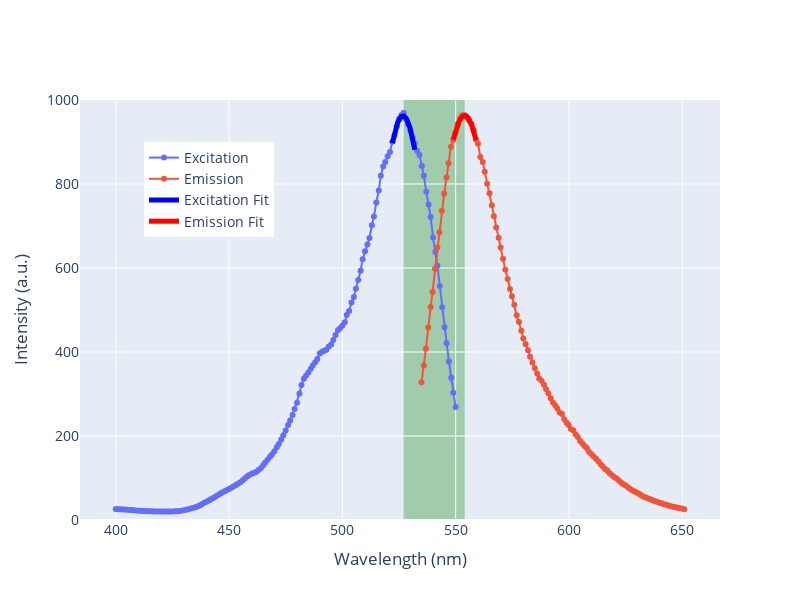

The notebook cell saved with this chart:
### Code cell
x_ecc = np.linspace(ecc_lambda[max_index_ecc_int-d], ecc_lambda[max_index_ecc_int+d], 1000)
y_ecc = parabola(x_ecc, *popt_ecc)

x_emi = np.linspace(emi_lambda[max_index_emi_int-d], emi_lambda[max_index_emi_int+d], 1000)
y_emi = parabola(x_emi, *popt_emi)

fig = go.Figure()
fig.add_trace(go.Scatter(x=ecc_lambda, y=ecc_int,
                    mode='lines+markers',
                    name='Excitation'))
fig.add_trace(go.Scatter(x=emi_lambda, y=emi_int,
                    mode='lines+markers',
                    name='Emission'))

fig.add_trace(go.Scatter(x=x_ecc, y=y_ecc,
                    mode='lines',
                    name='Excitation Fit',
                    line=dict(color='blue', width=5)))

fig.add_trace(go.Scatter(x=x_emi, y=y_emi,
                    mode='lines',
                    name='Emission Fit',
                    line=dict(color='red', width=5)))

fig.add_shape(
    name='Stokes Shift',
    type="rect",
    x0=ecc_lambda[max_index_ecc_int], x1=emi_lambda[max_index_emi_int],
    y0=0, y1=1000,
    fillcolor="green",
    opacity=0.3,
    layer="below",
    line_width=0,
)

fig.update_layout(
    xaxis_title='Wavelength (nm)',
    yaxis_title='Intensity (a.u.)',
    height=600,
    width=800,
    yaxis=dict(range=[0, 1000]),
    legend=dict(x=0.1, y=0.9),
    font=dict(size=14))

fig.write_html(dir_path + "/html/stokeshift.html")
fig.write_image(dir_path + "/images/stokeshift.png")
fig.show()

### Figure 1 — Plotly figure (JSON) as saved in the notebook; plotly's stock layout.template omitted (floating-point values rounded to 4 significant figures; data arrays with more than 128 entries replaced by an {"elided": "..."} marker saying what was removed)
{"data": [{"mode": "lines+markers", "name": "Excitation", "type": "scatter", "x": {"elided": "151 float values"}, "y": {"elided": "151 float values"}}, {"mode": "lines+markers", "name": "Emission", "type": "scatter", "x": [534.9, 536.0, 536.9, 537.9, 539.0, 539.8, 540.9, 541.9, 542.8, 543.9, 544.9, 546.0, 546.9, 547.9, 549.0, 549.8, 550.9, 551.9, 552.9, 554.0, 554.8, 555.9, 556.9, 557.9, 559.0, 559.8, 560.9, 561.9, 562.8, 563.9, 564.9, 566.0, 566.9, 567.9, 569.0, 569.8, 570.9, 571.9, 572.9, 574.0, 574.8, 575.9, 576.9, 577.9, 579.0, 579.8, 580.9, 581.9, 582.8, 583.9, 584.9, 586.0, 586.9, 587.9, 589.0, 589.8, 590.9, 591.9, 592.9, 594.0, 594.8, 595.9, 596.9, 597.9, 599.0, 599.8, 600.9, 601.9, 602.9, 603.9, 604.9, 605.9, 607.0, 608.0, 608.8, 609.8, 610.9, 611.9, 612.9, 614.0, 614.8, 615.9, 616.9, 617.9, 619.0, 619.8, 620.9, 621.9, 622.9, 624.0, 624.8, 625.9, 626.9, 627.9, 629.0, 629.8, 630.9, 631.9, 632.9, 633.9, 634.9, 635.9, 637.0, 638.0, 638.8, 639.8, 640.9, 641.9, 642.9, 643.9, 644.9, 645.9, 647.0, 648.0, 648.8, 649.8, 650.9], "y": [327.9, 368.0, 407.6, 458.3, 507.2, 542.7, 598.5, 649.1, 684.9, 735.8, 777.1, 815.6, 849.4, 888.9, 905.4, 921.8, 942.1, 956.4, 963.6, 963.6, 958.9, 951.3, 943.6, 928.2, 905.8, 895.7, 864.3, 852.5, 828.9, 800.4, 777.8, 749.1, 723.4, 696.3, 672.1, 648.9, 622.2, 596.1, 574.0, 550.1, 532.7, 512.7, 487.2, 471.3, 450.4, 432.4, 418.4, 403.9, 388.9, 375.0, 361.6, 348.5, 337.0, 331.5, 322.0, 311.7, 302.1, 289.6, 279.6, 272.7, 265.3, 256.2, 252.1, 239.8, 231.8, 226.2, 216.4, 213.4, 204.5, 197.8, 188.2, 181.9, 175.4, 170.9, 161.7, 156.9, 151.0, 145.7, 140.0, 132.9, 127.8, 121.7, 117.6, 111.3, 106.7, 102.3, 99.31, 94.42, 89.47, 85.32, 82.49, 78.49, 74.44, 70.86, 67.89, 65.4, 62.35, 58.98, 55.55, 53.81, 51.42, 49.43, 46.78, 44.4, 43.37, 41.24, 39.82, 37.68, 36.22, 34.73, 32.99, 31.52, 30.08, 29.24, 28.06, 27.14, 25.62]}, {"line": {"color": "blue", "width": 5}, "mode": "lines", "name": "Excitation Fit", "type": "scatter", "x": {"elided": "1000 float values"}, "y": {"elided": "1000 float values"}}, {"line": {"color": "red", "width": 5}, "mode": "lines", "name": "Emission Fit", "type": "scatter", "x": {"elided": "1000 float values"}, "y": {"elided": "1000 float values"}}], "layout": {"font": {"size": 14}, "height": 600, "legend": {"x": 0.1, "y": 0.9}, "shapes": [{"fillcolor": "green", "layer": "below", "line": {"width": 0}, "name": "Stokes Shift", "opacity": 0.3, "type": "rect", "x0": 527.0, "x1": 554.0, "y0": 0, "y1": 1000}], "width": 800, "xaxis": {"title": {"text": "Wavelength (nm)"}}, "yaxis": {"range": [0, 1000], "title": {"text": "Intensity (a.u.)"}}}}
